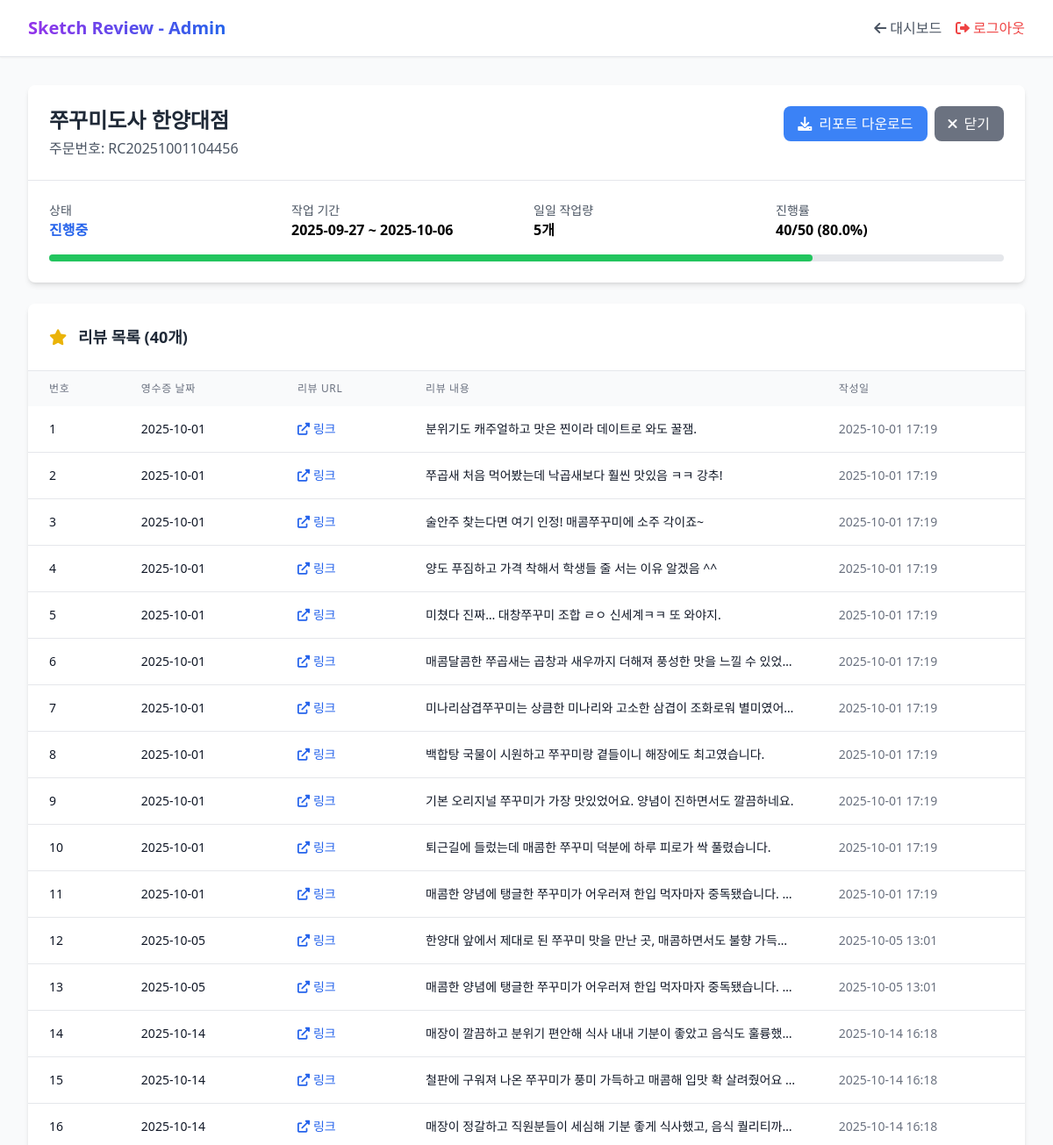
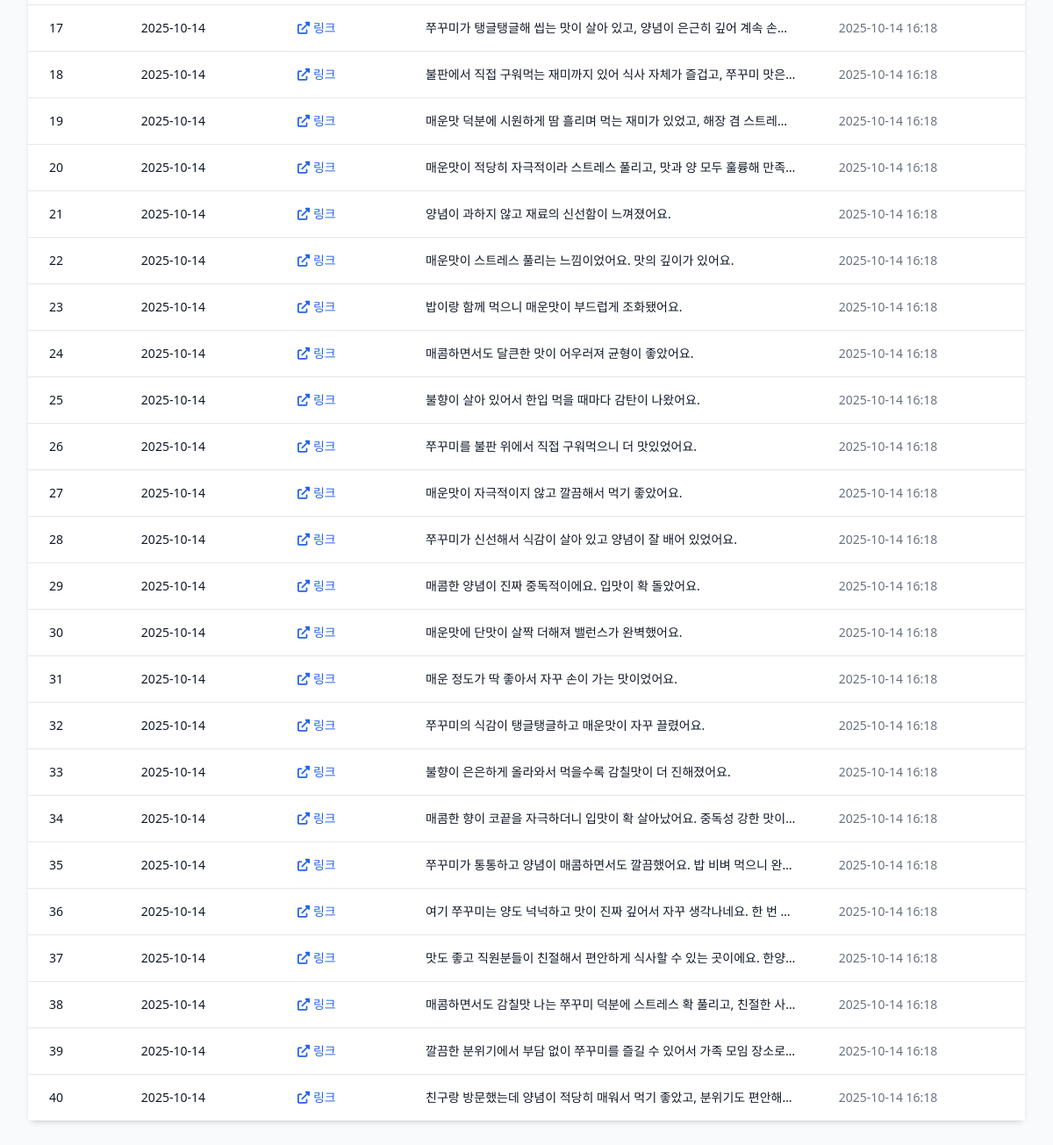
Screenshot of /admin/orders/2 (signed in) with the database file from the repository (2 pictures, top to bottom).
### final_complete_system.py (models this page shows)
class ReceiptWorkOrder(Base):
    __tablename__ = "receipt_work_orders"
    id = Column(Integer, primary_key=True)
    order_no = Column(String(50), unique=True, nullable=False)
    company_id = Column(Integer, ForeignKey("companies.id"), nullable=False)
    client_id = Column(Integer, ForeignKey("users.id"), nullable=False)
    business_name = Column(String(200), nullable=False)
    representative_name = Column(String(100), nullable=False)
    business_number = Column(String(20), nullable=False)
    business_type = Column(String(20), nullable=False, default="일반")  # 업종 (맛집/일반)
    place_number = Column(String(20))
    place_link = Column(String(500))  # 플레이스 링크 추가
    business_address = Column(Text, nullable=False)
    receipt_date = Column(Date, nullable=False)
    start_date = Column(Date, nullable=False)
    end_date = Column(Date, nullable=False)
    daily_count = Column(Integer, nullable=False)
    working_days = Column(Integer, nullable=False)
    total_count = Column(Integer, nullable=False)
    completed_count = Column(Integer, default=0)
    guidelines = Column(Text)
    unit_price = Column(Float, default=3000)
    total_price = Column(Float, nullable=False)
    attachment_images = Column(Text)  # JSON 배열 형식으로 저장: ["path1.jpg", "path2.jpg"]
    review_excel_path = Column(Text)  # 엑셀 파일 경로
    review_photos_path = Column(Text)  # 사진 ZIP 파일 경로
    status = Column(String(20), default="pending")  # pending, approved, rejected, in_progress, completed
    rejection_reason = Column(Text)
    approved_at = Column(DateTime)
    approved_by = Column(Integer, ForeignKey("users.id"))
    completed_at = Column(DateTime)
    admin_memo = Column(Text)
    created_at = Column(DateTime, default=datetime.now)
    updated_at = Column(DateTime, default=datetime.now, onupdate=datetime.now)
    company = relationship("Company", back_populates="orders")
    client = relationship("User", back_populates="orders", foreign_keys=[client_id])
    reviews = relationship("Review", back_populates="order")
    extension_requests = relationship("ExtensionRequest", back_populates="order")

class Review(Base):
    __tablename__ = "reviews"
    id = Column(Integer, primary_key=True)
    order_id = Column(Integer, ForeignKey("receipt_work_orders.id"), nullable=False)
    reviewer_id = Column(Integer, ForeignKey("users.id"))
    review_url = Column(String(500))
    naver_review_id = Column(String(100))
    content = Column(Text, nullable=False)
    rating = Column(Integer, default=5)
    review_date = Column(Date, nullable=False)
    receipt_number = Column(String(50))
    author_name = Column(String(100))
    visit_date = Column(String(50))
    receipt_date_str = Column(String(50))  # 영수증 날짜 문자열
    menu_items = Column(Text)  # JSON 형태로 메뉴 저장
    images = Column(Text)  # JSON 형태로 이미지 URL 저장
    is_submitted = Column(Boolean, default=False)
    submitted_at = Column(DateTime)
    extracted_at = Column(DateTime)
    created_at = Column(DateTime, default=datetime.now)
    updated_at = Column(DateTime, default=datetime.now, onupdate=datetime.now)
    order = relationship("ReceiptWorkOrder", back_populates="reviews")

### final_complete_system.py (the view)
@app.get("/admin/orders/{order_id}")
async def view_admin_order_details(
    order_id: int,
    request: Request,
    user = Depends(require_super_admin),
    db: Session = Depends(get_db)
):
    order = db.query(ReceiptWorkOrder).filter(ReceiptWorkOrder.id == order_id).first()
    if not order:
        raise HTTPException(status_code=404, detail="주문을 찾을 수 없습니다.")
    order.reviews = db.query(Review).filter(
        Review.order_id == order_id,
        ~Review.content.like("추출 실패%")
    ).all()
    return templates.TemplateResponse("admin_order_details.html", {
        "request": request,
        "order": order,
        "current_user": user
    })

### templates/admin_order_details.html (shortened to what this page needs)
<!DOCTYPE html>
<html lang="ko">
<head>
    <script src="https://cdn.tailwindcss.com"></script>
    <link rel="stylesheet" href="https://cdnjs.cloudflare.com/ajax/libs/font-awesome/6.0.0/css/all.min.css">
</head>
<body class="bg-gray-50">
    <nav class="bg-white shadow-sm border-b">
        <div class="max-w-7xl mx-auto px-4 sm:px-6 lg:px-8">
            <div class="flex justify-between h-16">
                <div class="flex items-center">
                    <h1 class="text-xl font-bold bg-gradient-to-r from-purple-600 to-blue-600 bg-clip-text text-transparent">
                    </h1>
                </div>
                <div class="flex items-center space-x-4">
                    <a href="/admin" class="text-gray-600 hover:text-gray-800">
                        <i class="fas fa-arrow-left mr-1"></i>대시보드
                    </a>
                    <a href="/logout" class="text-red-500 hover:text-red-600">
                        <i class="fas fa-sign-out-alt mr-1"></i>로그아웃
                    </a>
                </div>
            </div>
        </div>
    </nav>
    <div class="max-w-7xl mx-auto px-4 sm:px-6 lg:px-8 py-8">
        <div class="bg-white rounded-lg shadow-md mb-6">
            <div class="p-6 border-b">
                <div class="flex justify-between items-start">
                    <div>
                        <h2 class="text-2xl font-bold text-gray-800">{{ order.business_name }}</h2>
                        <p class="text-gray-600 mt-1">주문번호: {{ order.order_no }}</p>
                    </div>
                    <div class="flex space-x-2">
                        <button onclick="downloadReport({{ order.id }})"
                                class="bg-blue-500 hover:bg-blue-600 text-white px-4 py-2 rounded-lg transition">
                            <i class="fas fa-download mr-2"></i>리포트 다운로드
                        </button>
                        <button onclick="goBack()"
                                class="bg-gray-500 hover:bg-gray-600 text-white px-4 py-2 rounded-lg transition">
                            <i class="fas fa-times mr-2"></i>닫기
                        </button>
                    </div>
                </div>
            </div>
            <div class="p-6">
                <div class="grid grid-cols-2 md:grid-cols-4 gap-4">
                    <div>
                        <p class="text-sm text-gray-600">상태</p>
                        <p class="font-semibold">
                            {% if order.status == 'pending' %}
                                <span class="text-yellow-600">대기중</span>
                            {% elif order.status == 'approved' %}
                                <span class="text-blue-600">진행중</span>
                            {% elif order.status == 'completed' %}
                                <span class="text-green-600">완료</span>
                            {% else %}
                                <span class="text-red-600">거부</span>
                            {% endif %}
                        </p>
                    </div>
                    <div>
                        <p class="text-sm text-gray-600">작업 기간</p>
                        <p class="font-semibold">
                            {{ order.start_date.strftime('%Y-%m-%d') if order.start_date else '-' }} ~
                            {{ order.end_date.strftime('%Y-%m-%d') if order.end_date else '-' }}
                        </p>
                    </div>
                    <div>
                        <p class="text-sm text-gray-600">일일 작업량</p>
                        <p class="font-semibold">{{ order.daily_count }}개</p>
                    </div>
                    <div>
                        <p class="text-sm text-gray-600">진행률</p>
                        <p class="font-semibold">
                            {{ order.completed_count }}/{{ order.total_count }}
                            ({{ ((order.completed_count / order.total_count * 100) if order.total_count > 0 else 0)|round(1) }}%)
                        </p>
                    </div>
                </div>
                <div class="mt-4">
                    <div class="w-full bg-gray-200 rounded-full h-2">
                        <div class="bg-green-500 h-2 rounded-full"
                             style="width: {{ ((order.completed_count / order.total_count * 100) if order.total_count > 0 else 0) }}%"></div>
                    </div>
                </div>
            </div>
        </div>
        <div class="bg-white rounded-lg shadow-md">
            <div class="p-6 border-b">
                <h3 class="text-lg font-semibold text-gray-800">
                    <i class="fas fa-star mr-2 text-yellow-500"></i>
                    리뷰 목록 ({{ order.reviews|length }}개)
                </h3>
            </div>
            <div class="overflow-x-auto">
                <table class="min-w-full">
                    <thead>
                        <tr class="bg-gray-50">
                            <th class="px-6 py-3 text-left text-xs font-medium text-gray-500 uppercase tracking-wider">번호</th>
                            <th class="px-6 py-3 text-left text-xs font-medium text-gray-500 uppercase tracking-wider">영수증 날짜</th>
                            <th class="px-6 py-3 text-left text-xs font-medium text-gray-500 uppercase tracking-wider">리뷰 URL</th>
                            <th class="px-6 py-3 text-left text-xs font-medium text-gray-500 uppercase tracking-wider">리뷰 내용</th>
                            <th class="px-6 py-3 text-left text-xs font-medium text-gray-500 uppercase tracking-wider">작성일</th>
                        </tr>
                    </thead>
                    <tbody class="bg-white divide-y divide-gray-200">
                        {% for review in order.reviews %}
                        <tr class="hover:bg-gray-50">
                            <td class="px-6 py-4 text-sm text-gray-900">{{ loop.index }}</td>
                            <td class="px-6 py-4 text-sm text-gray-900">
                                {{ review.review_date.strftime('%Y-%m-%d') if review.review_date else '-' }}
                            </td>
                            <td class="px-6 py-4 text-sm">
                                {% if review.review_url %}
                                    <a href="{{ review.review_url }}" target="_blank"
                                       class="text-blue-600 hover:text-blue-800 hover:underline">
                                        <i class="fas fa-external-link-alt mr-1"></i>링크
                                    </a>
                                {% else %}
                                    <span class="text-gray-400">-</span>
                                {% endif %}
                            </td>
                            <td class="px-6 py-4 text-sm text-gray-900 max-w-xs truncate">
                                {{ review.content if review.content else '-' }}
                            </td>
                            <td class="px-6 py-4 text-sm text-gray-500">
                                {{ review.created_at.strftime('%Y-%m-%d %H:%M') }}
                            </td>
                        </tr>
                        {% else %}
                        <tr>
                            <td colspan="5" class="px-6 py-4 text-center text-gray-500">
                                등록된 리뷰가 없습니다.
                            </td>
                        </tr>
                        {% endfor %}
                    </tbody>
                </table>
            </div>
        </div>
    </div>
</body>
</html>

### rows the page displays
ReceiptWorkOrder: business_name "쭈꾸미도사 한양대점", order_no "RC20251001104456", start_date "2025-09-27", end_date "2025-10-06", daily_count "5", completed_count "40", total_count "50", total_count+completed_count "80.0"
Review: review_date "2025-10-01", content "분위기도 캐주얼하고 맛은 찐이라 데이트로 와도 꿀잼.", created_at "2025-10-01 17:19"
Review: review_date "2025-10-01", content "쭈곱새 처음 먹어봤는데 낙곱새보다 훨씬 맛있음 ㅋㅋ 강추!", created_at "2025-10-01 17:19"
Review: review_date "2025-10-01", content "술안주 찾는다면 여기 인정! 매콤쭈꾸미에 소주 각이죠~", created_at "2025-10-01 17:19"
Review: review_date "2025-10-01", content "양도 푸짐하고 가격 착해서 학생들 줄 서는 이유 알겠음 ^^", created_at "2025-10-01 17:19"
Review: review_date "2025-10-01", content "미쳤다 진짜… 대창쭈꾸미 조합 ㄹㅇ 신세계ㅋㅋ 또 와야지.", created_at "2025-10-01 17:19"
Review: review_date "2025-10-01", content "매콤달콤한 쭈곱새는 곱창과 새우까지 더해져 풍성한 맛을 느낄 수 있었…", created_at "2025-10-01 17:19"
Review: review_date "2025-10-01", content "미나리삼겹쭈꾸미는 상큼한 미나리와 고소한 삼겹이 조화로워 별미였어…", created_at "2025-10-01 17:19"
Review: review_date "2025-10-01", content "백합탕 국물이 시원하고 쭈꾸미랑 곁들이니 해장에도 최고였습니다.", created_at "2025-10-01 17:19"
Review: review_date "2025-10-01", content "기본 오리지널 쭈꾸미가 가장 맛있었어요. 양념이 진하면서도 깔끔하네요.", created_at "2025-10-01 17:19"
Review: review_date "2025-10-01", content "퇴근길에 들렀는데 매콤한 쭈꾸미 덕분에 하루 피로가 싹 풀렸습니다.", created_at "2025-10-01 17:19"
Review: review_date "2025-10-01", content "매콤한 양념에 탱글한 쭈꾸미가 어우러져 한입 먹자마자 중독됐습니다.…", created_at "2025-10-01 17:19"
Review: review_date "2025-10-05", content "한양대 앞에서 제대로 된 쭈꾸미 맛을 만난 곳, 매콤하면서도 불향 가득…", created_at "2025-10-05 13:01"
Review: review_date "2025-10-05", content "매콤한 양념에 탱글한 쭈꾸미가 어우러져 한입 먹자마자 중독됐습니다.…", created_at "2025-10-05 13:01"
Review: review_date "2025-10-14", content "매장이 깔끔하고 분위기 편안해 식사 내내 기분이 좋았고 음식도 훌륭했…", created_at "2025-10-14 16:18"
Review: review_date "2025-10-14", content "철판에 구워져 나온 쭈꾸미가 풍미 가득하고 매콤해 입맛 확 살려줬어요…", created_at "2025-10-14 16:18"
Review: review_date "2025-10-14", content "매장이 정갈하고 직원분들이 세심해 기분 좋게 식사했고, 음식 퀄리티까…", created_at "2025-10-14 16:18"
Review: review_date "2025-10-14", content "쭈꾸미가 탱글탱글해 씹는 맛이 살아 있고, 양념이 은근히 깊어 계속 손…", created_at "2025-10-14 16:18"
Review: review_date "2025-10-14", content "불판에서 직접 구워먹는 재미까지 있어 식사 자체가 즐겁고, 쭈꾸미 맛은…", created_at "2025-10-14 16:18"
Review: review_date "2025-10-14", content "매운맛 덕분에 시원하게 땀 흘리며 먹는 재미가 있었고, 해장 겸 스트레…", created_at "2025-10-14 16:18"
Review: review_date "2025-10-14", content "매운맛이 적당히 자극적이라 스트레스 풀리고, 맛과 양 모두 훌륭해 만족…", created_at "2025-10-14 16:18"
Review: review_date "2025-10-14", content "양념이 과하지 않고 재료의 신선함이 느껴졌어요.", created_at "2025-10-14 16:18"
Review: review_date "2025-10-14", content "매운맛이 스트레스 풀리는 느낌이었어요. 맛의 깊이가 있어요.", created_at "2025-10-14 16:18"
Review: review_date "2025-10-14", content "밥이랑 함께 먹으니 매운맛이 부드럽게 조화됐어요.", created_at "2025-10-14 16:18"
Review: review_date "2025-10-14", content "매콤하면서도 달큰한 맛이 어우러져 균형이 좋았어요.", created_at "2025-10-14 16:18"
Review: review_date "2025-10-14", content "불향이 살아 있어서 한입 먹을 때마다 감탄이 나왔어요.", created_at "2025-10-14 16:18"
Review: review_date "2025-10-14", content "쭈꾸미를 불판 위에서 직접 구워먹으니 더 맛있었어요.", created_at "2025-10-14 16:18"
Review: review_date "2025-10-14", content "매운맛이 자극적이지 않고 깔끔해서 먹기 좋았어요.", created_at "2025-10-14 16:18"
Review: review_date "2025-10-14", content "쭈꾸미가 신선해서 식감이 살아 있고 양념이 잘 배어 있었어요.", created_at "2025-10-14 16:18"
Review: review_date "2025-10-14", content "매콤한 양념이 진짜 중독적이에요. 입맛이 확 돌았어요.", created_at "2025-10-14 16:18"
Review: review_date "2025-10-14", content "매운맛에 단맛이 살짝 더해져 밸런스가 완벽했어요.", created_at "2025-10-14 16:18"
Review: review_date "2025-10-14", content "매운 정도가 딱 좋아서 자꾸 손이 가는 맛이었어요.", created_at "2025-10-14 16:18"
Review: review_date "2025-10-14", content "쭈꾸미의 식감이 탱글탱글하고 매운맛이 자꾸 끌렸어요.", created_at "2025-10-14 16:18"
Review: review_date "2025-10-14", content "불향이 은은하게 올라와서 먹을수록 감칠맛이 더 진해졌어요.", created_at "2025-10-14 16:18"
Review: review_date "2025-10-14", content "매콤한 향이 코끝을 자극하더니 입맛이 확 살아났어요. 중독성 강한 맛이…", created_at "2025-10-14 16:18"
Review: review_date "2025-10-14", content "쭈꾸미가 통통하고 양념이 매콤하면서도 깔끔했어요. 밥 비벼 먹으니 완…", created_at "2025-10-14 16:18"
Review: review_date "2025-10-14", content "여기 쭈꾸미는 양도 넉넉하고 맛이 진짜 깊어서 자꾸 생각나네요. 한 번…", created_at "2025-10-14 16:18"
Review: review_date "2025-10-14", content "맛도 좋고 직원분들이 친절해서 편안하게 식사할 수 있는 곳이에요. 한양…", created_at "2025-10-14 16:18"
Review: review_date "2025-10-14", content "매콤하면서도 감칠맛 나는 쭈꾸미 덕분에 스트레스 확 풀리고, 친절한 사…", created_at "2025-10-14 16:18"
Review: review_date "2025-10-14", content "깔끔한 분위기에서 부담 없이 쭈꾸미를 즐길 수 있어서 가족 모임 장소로…", created_at "2025-10-14 16:18"
Review: review_date "2025-10-14", content "친구랑 방문했는데 양념이 적당히 매워서 먹기 좋았고, 분위기도 편안해…", created_at "2025-10-14 16:18"

### other values shown
{{ order.reviews|length }} "40"
